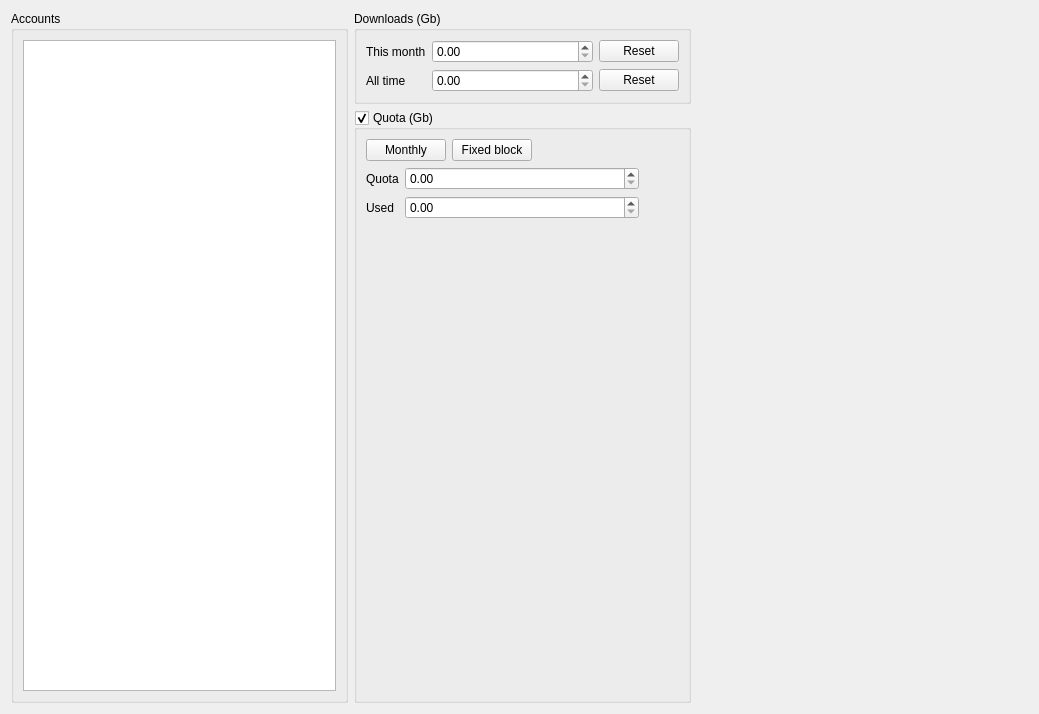
<?xml version="1.0" encoding="UTF-8"?>
<ui version="4.0">
 <class>Accounts</class>
 <widget class="QWidget" name="Accounts">
  <property name="geometry">
   <rect>
    <x>0</x>
    <y>0</y>
    <width>1039</width>
    <height>714</height>
   </rect>
  </property>
  <property name="windowTitle">
   <string>Accounts</string>
  </property>
  <property name="windowIcon">
   <iconset resource="resource.qrc">
    <normaloff>:/resource/16x16_ico_png/ico_accounts.png</normaloff>:/resource/16x16_ico_png/ico_accounts.png</iconset>
  </property>
  <layout class="QHBoxLayout" name="horizontalLayout_2">
   <item>
    <widget class="QGroupBox" name="groupBox">
     <property name="sizePolicy">
      <sizepolicy hsizetype="Minimum" vsizetype="Preferred">
       <horstretch>0</horstretch>
       <verstretch>0</verstretch>
      </sizepolicy>
     </property>
     <property name="title">
      <string>Accounts</string>
     </property>
     <layout class="QGridLayout" name="gridLayout_5">
      <item row="0" column="0" rowspan="2">
       <widget class="QListView" name="listView">
        <property name="maximumSize">
         <size>
          <width>16777215</width>
          <height>16777215</height>
         </size>
        </property>
        <property name="contextMenuPolicy">
         <enum>Qt::CustomContextMenu</enum>
        </property>
        <property name="editTriggers">
         <set>QAbstractItemView::SelectedClicked</set>
        </property>
       </widget>
      </item>
     </layout>
    </widget>
   </item>
   <item>
    <layout class="QVBoxLayout" name="verticalLayout_3">
     <item>
      <widget class="QGroupBox" name="grpServer">
       <property name="sizePolicy">
        <sizepolicy hsizetype="Preferred" vsizetype="Preferred">
         <horstretch>0</horstretch>
         <verstretch>0</verstretch>
        </sizepolicy>
       </property>
       <property name="minimumSize">
        <size>
         <width>328</width>
         <height>0</height>
        </size>
       </property>
       <property name="maximumSize">
        <size>
         <width>16777215</width>
         <height>16777215</height>
        </size>
       </property>
       <property name="title">
        <string>Downloads (Gb)</string>
       </property>
       <property name="flat">
        <bool>false</bool>
       </property>
       <layout class="QGridLayout" name="gridLayout">
        <item row="1" column="0">
         <widget class="QLabel" name="label_6">
          <property name="text">
           <string>All time</string>
          </property>
         </widget>
        </item>
        <item row="0" column="2">
         <widget class="QPushButton" name="btnResetMonth">
          <property name="text">
           <string>Reset</string>
          </property>
         </widget>
        </item>
        <item row="1" column="2">
         <widget class="QPushButton" name="btnResetAllTime">
          <property name="text">
           <string>Reset</string>
          </property>
         </widget>
        </item>
        <item row="0" column="0">
         <widget class="QLabel" name="label_3">
          <property name="text">
           <string>This month</string>
          </property>
         </widget>
        </item>
        <item row="0" column="1">
         <widget class="QDoubleSpinBox" name="spinThisMonth">
          <property name="sizePolicy">
           <sizepolicy hsizetype="Expanding" vsizetype="Fixed">
            <horstretch>0</horstretch>
            <verstretch>0</verstretch>
           </sizepolicy>
          </property>
          <property name="maximum">
           <double>1000000000.000000000000000</double>
          </property>
          <property name="singleStep">
           <double>0.250000000000000</double>
          </property>
         </widget>
        </item>
        <item row="1" column="1">
         <widget class="QDoubleSpinBox" name="spinAllTime">
          <property name="sizePolicy">
           <sizepolicy hsizetype="Expanding" vsizetype="Fixed">
            <horstretch>0</horstretch>
            <verstretch>0</verstretch>
           </sizepolicy>
          </property>
          <property name="maximum">
           <double>1000000000.000000000000000</double>
          </property>
          <property name="singleStep">
           <double>0.250000000000000</double>
          </property>
         </widget>
        </item>
       </layout>
      </widget>
     </item>
     <item>
      <widget class="QGroupBox" name="grpQuota">
       <property name="title">
        <string>Quota (Gb)</string>
       </property>
       <property name="checkable">
        <bool>true</bool>
       </property>
       <layout class="QVBoxLayout" name="verticalLayout_2">
        <item>
         <layout class="QHBoxLayout" name="horizontalLayout">
          <item>
           <widget class="QPushButton" name="btnMonthlyQuota">
            <property name="text">
             <string>Monthly</string>
            </property>
            <property name="checkable">
             <bool>true</bool>
            </property>
            <property name="autoExclusive">
             <bool>true</bool>
            </property>
            <property name="flat">
             <bool>false</bool>
            </property>
           </widget>
          </item>
          <item>
           <widget class="QPushButton" name="btnFixedQuota">
            <property name="text">
             <string>Fixed block</string>
            </property>
            <property name="checkable">
             <bool>true</bool>
            </property>
            <property name="autoExclusive">
             <bool>true</bool>
            </property>
           </widget>
          </item>
          <item>
           <spacer name="horizontalSpacer">
            <property name="orientation">
             <enum>Qt::Horizontal</enum>
            </property>
            <property name="sizeHint" stdset="0">
             <size>
              <width>40</width>
              <height>20</height>
             </size>
            </property>
           </spacer>
          </item>
         </layout>
        </item>
        <item>
         <layout class="QHBoxLayout" name="horizontalLayout_3">
          <item>
           <layout class="QGridLayout" name="gridLayout_2">
            <item row="0" column="1">
             <widget class="QDoubleSpinBox" name="spinQuotaAvail">
              <property name="sizePolicy">
               <sizepolicy hsizetype="Expanding" vsizetype="Fixed">
                <horstretch>0</horstretch>
                <verstretch>0</verstretch>
               </sizepolicy>
              </property>
              <property name="maximum">
               <double>1000001.000000000000000</double>
              </property>
             </widget>
            </item>
            <item row="0" column="0">
             <widget class="QLabel" name="label">
              <property name="text">
               <string>Quota</string>
              </property>
             </widget>
            </item>
            <item row="1" column="1">
             <widget class="QDoubleSpinBox" name="spinQuotaUsed">
              <property name="sizePolicy">
               <sizepolicy hsizetype="Expanding" vsizetype="Fixed">
                <horstretch>0</horstretch>
                <verstretch>0</verstretch>
               </sizepolicy>
              </property>
              <property name="singleStep">
               <double>0.250000000000000</double>
              </property>
             </widget>
            </item>
            <item row="1" column="0">
             <widget class="QLabel" name="label_2">
              <property name="text">
               <string>Used</string>
              </property>
             </widget>
            </item>
           </layout>
          </item>
          <item>
           <spacer name="horizontalSpacer_2">
            <property name="orientation">
             <enum>Qt::Horizontal</enum>
            </property>
            <property name="sizeType">
             <enum>QSizePolicy::Minimum</enum>
            </property>
            <property name="sizeHint" stdset="0">
             <size>
              <width>40</width>
              <height>20</height>
             </size>
            </property>
           </spacer>
          </item>
         </layout>
        </item>
        <item>
         <layout class="QHBoxLayout" name="horizontalLayout_4">
          <item>
           <widget class="gui::PieView" name="pie" native="true">
            <property name="sizePolicy">
             <sizepolicy hsizetype="MinimumExpanding" vsizetype="MinimumExpanding">
              <horstretch>0</horstretch>
              <verstretch>0</verstretch>
             </sizepolicy>
            </property>
            <property name="minimumSize">
             <size>
              <width>200</width>
              <height>200</height>
             </size>
            </property>
            <property name="maximumSize">
             <size>
              <width>16777215</width>
              <height>16777215</height>
             </size>
            </property>
           </widget>
          </item>
         </layout>
        </item>
       </layout>
      </widget>
     </item>
    </layout>
   </item>
   <item>
    <spacer name="horizontalSpacer_4">
     <property name="orientation">
      <enum>Qt::Horizontal</enum>
     </property>
     <property name="sizeType">
      <enum>QSizePolicy::MinimumExpanding</enum>
     </property>
     <property name="sizeHint" stdset="0">
      <size>
       <width>40</width>
       <height>20</height>
      </size>
     </property>
    </spacer>
   </item>
  </layout>
  <action name="actionAdd">
   <property name="icon">
    <iconset resource="resource.qrc">
     <normaloff>:/resource/16x16_ico_png/ico_account_add.png</normaloff>:/resource/16x16_ico_png/ico_account_add.png</iconset>
   </property>
   <property name="text">
    <string>Add ...</string>
   </property>
   <property name="toolTip">
    <string>Add new account</string>
   </property>
  </action>
  <action name="actionDel">
   <property name="icon">
    <iconset resource="resource.qrc">
     <normaloff>:/resource/16x16_ico_png/ico_account_del.png</normaloff>:/resource/16x16_ico_png/ico_account_del.png</iconset>
   </property>
   <property name="text">
    <string>Delete</string>
   </property>
   <property name="toolTip">
    <string>Delete account</string>
   </property>
  </action>
  <action name="actionMoveUp">
   <property name="icon">
    <iconset resource="resource.qrc">
     <normaloff>:/resource/16x16_ico_png/ico_move_up.png</normaloff>:/resource/16x16_ico_png/ico_move_up.png</iconset>
   </property>
   <property name="text">
    <string>Move Up</string>
   </property>
   <property name="toolTip">
    <string>Move account up in order</string>
   </property>
  </action>
  <action name="actionMoveDown">
   <property name="icon">
    <iconset resource="resource.qrc">
     <normaloff>:/resource/16x16_ico_png/ico_move_down.png</normaloff>:/resource/16x16_ico_png/ico_move_down.png</iconset>
   </property>
   <property name="text">
    <string>Move Down</string>
   </property>
   <property name="toolTip">
    <string>Move account down in order</string>
   </property>
  </action>
  <action name="actionEdit">
   <property name="icon">
    <iconset resource="resource.qrc">
     <normaloff>:/resource/16x16_ico_png/ico_account_edit.png</normaloff>:/resource/16x16_ico_png/ico_account_edit.png</iconset>
   </property>
   <property name="text">
    <string>Edit</string>
   </property>
   <property name="toolTip">
    <string>Edit account</string>
   </property>
  </action>
 </widget>
 <customwidgets>
  <customwidget>
   <class>gui::PieView</class>
   <extends>QWidget</extends>
   <header>pieview.h</header>
   <container>1</container>
  </customwidget>
 </customwidgets>
 <tabstops>
  <tabstop>listView</tabstop>
  <tabstop>btnResetMonth</tabstop>
  <tabstop>btnResetAllTime</tabstop>
  <tabstop>grpQuota</tabstop>
  <tabstop>btnMonthlyQuota</tabstop>
  <tabstop>btnFixedQuota</tabstop>
  <tabstop>spinQuotaAvail</tabstop>
  <tabstop>spinQuotaUsed</tabstop>
 </tabstops>
 <resources>
  <include location="resource.qrc"/>
 </resources>
 <connections/>
</ui>
